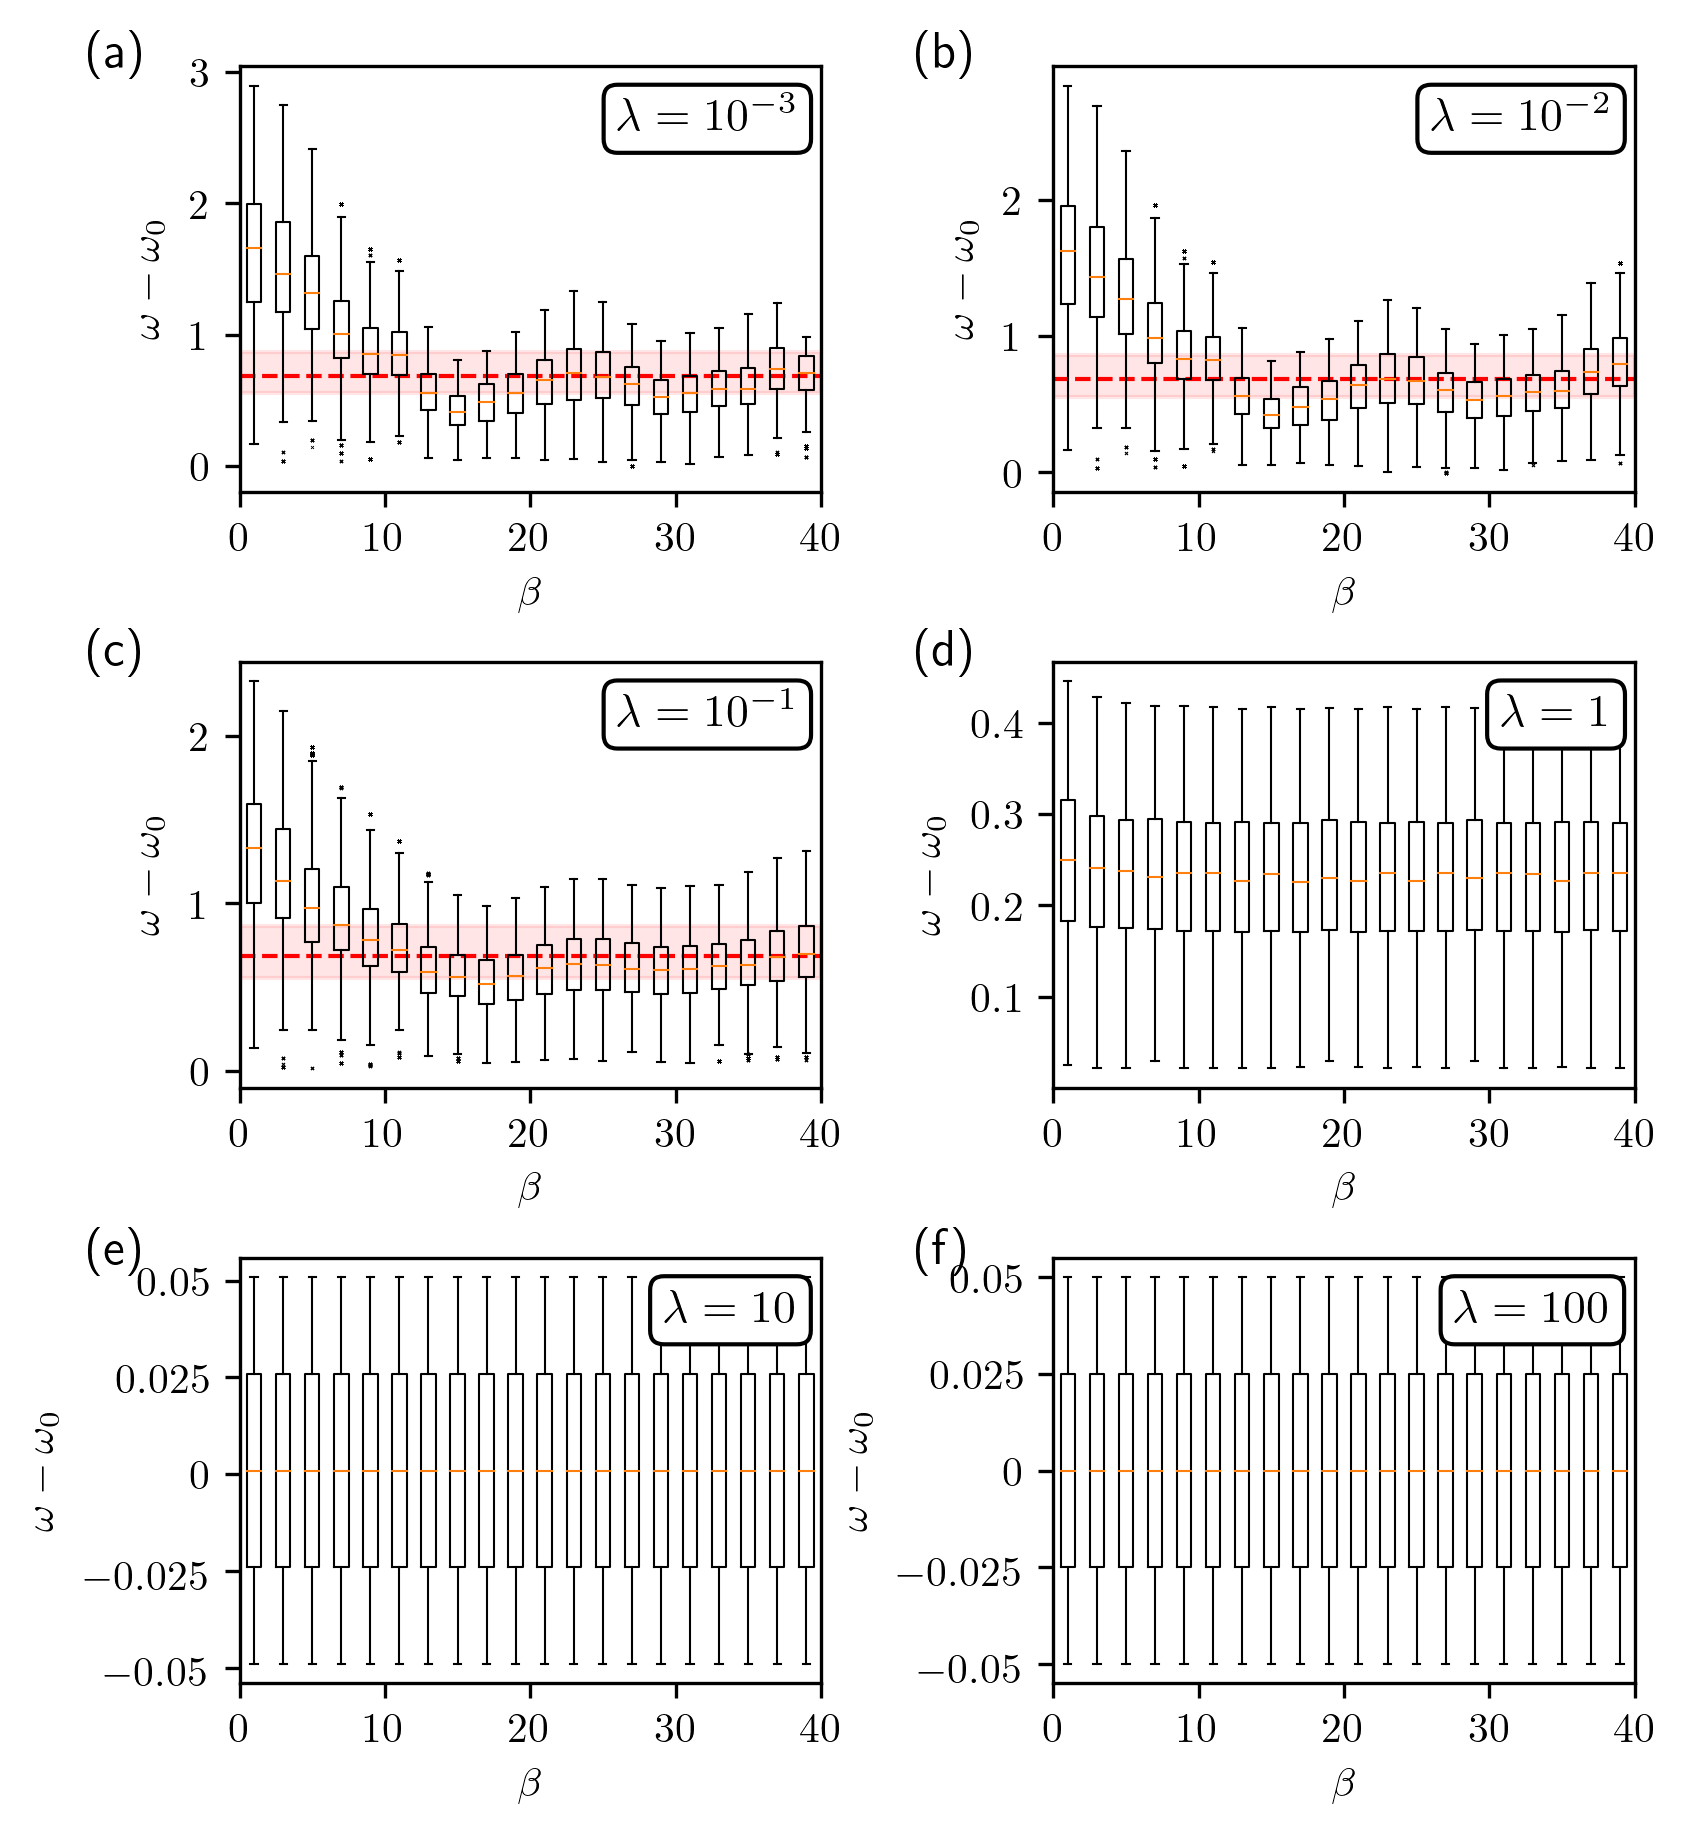

Write the Python code that produced this figure.
import csv
import numpy as np
import matplotlib.pyplot as plt
import matplotlib.gridspec as gridspec
import matplotlib.ticker as ticker

plt.rc('text', usetex=True)
plt.rc('text.latex', preamble=r'\usepackage{amsmath}')

vectors = "/home/bart/PycharmProjects/response_functions/vectors_2/"
stripped_files = "/home/bart/PycharmProjects/response_functions/FQHETorusSpectralResponse_2/stripped_files/"


def plot_2d_cpt_variable_full_box(axis, lamb, numb_qy, omega_min, omega_max):

    name_list = []
    lbl = []
    data_to_plot = []

    for i in range(2, 50, 2):  # 2, 100, 2
        name_list += [f"coulomb_0_plus_YukawaPlaneL{lamb:g}_trunc_{i}"]
        lbl += [i]
    # name_list += [f"coulomb_0_plus_YukawaPlaneL{lamb:g}"]
    # lbl += [100]

    lbl = [i-1 for i in lbl]

    for i, name in enumerate(name_list):
        omega = []
        SR = []
        file = f"fermions_torus_spec_resp_kysym_{name}_n_{numb_qy/3:g}_2s_{numb_qy:g}_ratio_1.000000_qy_0" \
               f".omega_{omega_min:g}-{omega_max:g}_eps_0.0001.sr.cut"

        # get ground state energy (from dat file)
        energies = []
        dat_file = f"fermions_torus_kysym_{name}_n_{numb_qy/3:g}_2s_{numb_qy:g}_ratio_1.000000.dat"
        with open(vectors + f'ypt/n_{numb_qy/3:g}/l{lamb:g}/' + dat_file, 'r') as csvfile:
            data = csv.reader(csvfile, delimiter=' ')
            for row in data:
                if row[0].isnumeric():
                    energies.append(float(row[1]))
            ground = min(energies)

        with open(stripped_files + file, 'r') as csvfile:
            plots = csv.reader(csvfile, delimiter=' ')
            for row in plots:
                omega.append(float(row[0])+10-ground)
                SR.append(float(row[1]))
            data_to_plot += [omega]

    props_intern = dict(markerfacecolor='b', marker='x', markersize=0.1)
    bp_dict = axis.boxplot(data_to_plot, positions=lbl, flierprops=props_intern, whiskerprops={"linewidth": 0.5}, boxprops={"linewidth": 0.5}, capprops={"linewidth": 0.5}, medianprops={"linewidth": 0.5}, widths=1)

    print(bp_dict['medians'][0].get_ydata()[0])
    print([item.get_ydata() for item in bp_dict['medians']])

    axis.set_xlabel('$\\beta$')
    axis.set_xlim([2, 40])  # 100
    axis.set_ylabel('$\omega-\omega_0$')

    # if lamb == 0.001:
    #     x = np.linspace(2, 100, 256)
    #     axis.plot(x, np.sqrt(x)/(2**(-1.25 + 0.25*np.cos(2*x*np.pi))*np.pi**(0.5*np.sin(np.pi*x)**2)), label="asymptotic behaviour of $1/V_m^{(0)}$", lw=0.5, zorder=5, c='g')
    #
    if lamb in [0.001, 0.01, 0.1]:
        axis.axhline(0.6871294212729, c='r', ls='--', zorder=-10, lw=1)
        axis.axhspan(0.5519419212778998, 0.8634669212659001, alpha=0.1, color='r')
    #
    # if lamb == 100:
    #     axis.axhline(0.00002, c='b', ls='--', zorder=-10, lw=1)
    #     axis.axhspan(-0.0075, 0.0075, alpha=0.1, color='b')

    pos = np.arange(0, 40.1, 10)  # 100.1, 20
    posy = np.arange(0, 40.1, 10)  # 100.1, 20
    axis.set(xticks=pos, xticklabels=posy)
    axis.xaxis.set_major_formatter(ticker.FormatStrFormatter('$%g$'))
    axis.yaxis.set_major_formatter(ticker.FormatStrFormatter('$%g$'))


if __name__ == "__main__":

    fig = plt.figure(figsize=(6, 7))
    gs = gridspec.GridSpec(3, 2, hspace=0.4, wspace=0.4)

    ax0 = plt.subplot(gs[0])
    plot_2d_cpt_variable_full_box(ax0, 0.001, 18, omega_min=-20, omega_max=0)
    ax1 = plt.subplot(gs[1])
    plot_2d_cpt_variable_full_box(ax1, 0.01, 18, omega_min=-20, omega_max=0)
    ax2 = plt.subplot(gs[2])
    plot_2d_cpt_variable_full_box(ax2, 0.1, 18, omega_min=-20, omega_max=0)
    ax3 = plt.subplot(gs[3])
    plot_2d_cpt_variable_full_box(ax3, 1, 18, omega_min=-20, omega_max=0)
    ax4 = plt.subplot(gs[4])
    plot_2d_cpt_variable_full_box(ax4, 10, 18, omega_min=-20, omega_max=0)
    ax5 = plt.subplot(gs[5])
    plot_2d_cpt_variable_full_box(ax5, 100, 18, omega_min=-20, omega_max=0)

    fig.text(0.04, 0.88, "(a)", fontsize=12)
    fig.text(0.5, 0.88, "(b)", fontsize=12)
    fig.text(0.04, 0.595, "(c)", fontsize=12)
    fig.text(0.5, 0.595, "(d)", fontsize=12)
    fig.text(0.04, 0.31, "(e)", fontsize=12)
    fig.text(0.5, 0.31, "(f)", fontsize=12)

    props = dict(boxstyle='round', facecolor='white', alpha=1)
    ax0.text(0.65, 0.85, "$\lambda=10^{-3}$", fontsize=11, transform=ax0.transAxes, bbox=props)
    ax1.text(0.65, 0.85, "$\lambda=10^{-2}$", fontsize=11, transform=ax1.transAxes, bbox=props)
    ax2.text(0.65, 0.85, "$\lambda=10^{-1}$", fontsize=11, transform=ax2.transAxes, bbox=props)
    ax3.text(0.77, 0.85, "$\lambda=1$", fontsize=11, transform=ax3.transAxes, bbox=props)
    ax4.text(0.73, 0.85, "$\lambda=10$", fontsize=11, transform=ax4.transAxes, bbox=props)
    ax5.text(0.69, 0.85, "$\lambda=100$", fontsize=11, transform=ax5.transAxes, bbox=props)

    plt.savefig("ypt.png", bbox_inches='tight', dpi=300)
    plt.show()
